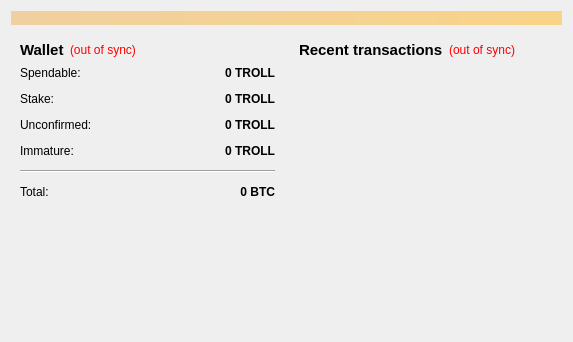
<?xml version="1.0" encoding="UTF-8"?>
<ui version="4.0">
 <class>OverviewPage</class>
 <widget class="QWidget" name="OverviewPage">
  <property name="geometry">
   <rect>
    <x>0</x>
    <y>0</y>
    <width>573</width>
    <height>342</height>
   </rect>
  </property>
  <property name="windowTitle">
   <string>Form</string>
  </property>
  <layout class="QVBoxLayout" name="topLayout">
   <item>
    <widget class="QLabel" name="labelAlerts">
     <property name="visible">
      <bool>false</bool>
     </property>
     <property name="styleSheet">
      <string notr="true">background-color: qlineargradient(x1: 0, y1: 0, x2: 1, y2: 0, stop:0 #F0D0A0, stop:1 #F8D488);  color:#000000
</string>
     </property>
     <property name="wordWrap">
      <bool>true</bool>
     </property>
     <property name="margin">
      <number>3</number>
     </property>
    </widget>
   </item>
   <item>
    <layout class="QHBoxLayout" name="horizontalLayout" stretch="1,1">
     <item>
      <layout class="QVBoxLayout" name="verticalLayout_2">
       <item>
        <widget class="QWidget" name="widget" native="true">
         <layout class="QVBoxLayout" name="verticalLayout_4">
          <item>
           <layout class="QHBoxLayout" name="horizontalLayout_4">
            <item>
             <widget class="QLabel" name="label_5">
              <property name="font">
               <font>
                <pointsize>11</pointsize>
                <weight>75</weight>
                <bold>true</bold>
               </font>
              </property>
              <property name="text">
               <string>Wallet</string>
              </property>
             </widget>
            </item>
            <item>
             <widget class="QLabel" name="labelWalletStatus">
              <property name="toolTip">
               <string>The displayed information may be out of date. Your wallet automatically synchronizes with the TrollCoin network after a connection is established, but this process has not completed yet.</string>
              </property>
              <property name="styleSheet">
               <string notr="true">QLabel { color: red; }</string>
              </property>
              <property name="text">
               <string notr="true">(out of sync)</string>
              </property>
              <property name="alignment">
               <set>Qt::AlignLeading|Qt::AlignLeft|Qt::AlignVCenter</set>
              </property>
             </widget>
            </item>
            <item>
             <spacer name="horizontalSpacer_2">
              <property name="orientation">
               <enum>Qt::Horizontal</enum>
              </property>
              <property name="sizeHint" stdset="0">
               <size>
                <width>40</width>
                <height>20</height>
               </size>
              </property>
             </spacer>
            </item>
           </layout>
          </item>
          <item>
           <layout class="QFormLayout" name="formLayout_2">
            <property name="fieldGrowthPolicy">
             <enum>QFormLayout::AllNonFixedFieldsGrow</enum>
            </property>
            <property name="horizontalSpacing">
             <number>12</number>
            </property>
            <property name="verticalSpacing">
             <number>12</number>
            </property>
            <item row="0" column="0">
             <widget class="QLabel" name="label">
              <property name="text">
               <string>Spendable:</string>
              </property>
             </widget>
            </item>
            <item row="0" column="1">
             <widget class="QLabel" name="labelBalance">
              <property name="font">
               <font>
                <weight>75</weight>
                <bold>true</bold>
               </font>
              </property>
              <property name="cursor">
               <cursorShape>IBeamCursor</cursorShape>
              </property>
              <property name="toolTip">
               <string>Your current spendable balance</string>
              </property>
              <property name="text">
               <string notr="true">0 TROLL</string>
              </property>
              <property name="alignment">
               <set>Qt::AlignRight|Qt::AlignTrailing|Qt::AlignVCenter</set>
              </property>
              <property name="textInteractionFlags">
               <set>Qt::LinksAccessibleByMouse|Qt::TextSelectableByKeyboard|Qt::TextSelectableByMouse</set>
              </property>
             </widget>
            </item>
            <item row="1" column="0">
             <widget class="QLabel" name="label_6">
              <property name="text">
               <string>Stake:</string>
              </property>
             </widget>
            </item>
            <item row="1" column="1">
             <widget class="QLabel" name="labelStake">
              <property name="font">
               <font>
                <weight>75</weight>
                <bold>true</bold>
               </font>
              </property>
              <property name="cursor">
               <cursorShape>IBeamCursor</cursorShape>
              </property>
              <property name="toolTip">
               <string>Total of coins that was staked, and do not yet count toward the current balance</string>
              </property>
              <property name="text">
               <string notr="true">0 TROLL</string>
              </property>
              <property name="alignment">
               <set>Qt::AlignRight|Qt::AlignTrailing|Qt::AlignVCenter</set>
              </property>
              <property name="textInteractionFlags">
               <set>Qt::LinksAccessibleByMouse|Qt::TextSelectableByKeyboard|Qt::TextSelectableByMouse</set>
              </property>
             </widget>
            </item>
            <item row="2" column="0">
             <widget class="QLabel" name="label_3">
              <property name="text">
               <string>Unconfirmed:</string>
              </property>
             </widget>
            </item>
            <item row="2" column="1">
             <widget class="QLabel" name="labelUnconfirmed">
              <property name="font">
               <font>
                <weight>75</weight>
                <bold>true</bold>
               </font>
              </property>
              <property name="cursor">
               <cursorShape>IBeamCursor</cursorShape>
              </property>
              <property name="toolTip">
               <string>Total of transactions that have yet to be confirmed, and do not yet count toward the current balance</string>
              </property>
              <property name="text">
               <string notr="true">0 TROLL</string>
              </property>
              <property name="alignment">
               <set>Qt::AlignRight|Qt::AlignTrailing|Qt::AlignVCenter</set>
              </property>
              <property name="textInteractionFlags">
               <set>Qt::LinksAccessibleByMouse|Qt::TextSelectableByKeyboard|Qt::TextSelectableByMouse</set>
              </property>
             </widget>
            </item>
            <item row="3" column="0">
             <widget class="QLabel" name="labelImmatureText">
              <property name="text">
               <string>Immature:</string>
              </property>
             </widget>
            </item>
            <item row="3" column="1">
             <widget class="QLabel" name="labelImmature">
              <property name="font">
               <font>
                <weight>75</weight>
                <bold>true</bold>
               </font>
              </property>
              <property name="toolTip">
               <string>Mined balance that has not yet matured</string>
              </property>
              <property name="text">
               <string notr="true">0 TROLL</string>
              </property>
              <property name="alignment">
               <set>Qt::AlignRight|Qt::AlignTrailing|Qt::AlignVCenter</set>
              </property>
              <property name="textInteractionFlags">
               <set>Qt::LinksAccessibleByMouse|Qt::TextSelectableByKeyboard|Qt::TextSelectableByMouse</set>
              </property>
             </widget>
            </item>
            <item row="4" column="0" colspan="2">
             <widget class="Line" name="line">
              <property name="orientation">
               <enum>Qt::Horizontal</enum>
              </property>
             </widget>
            </item>
            <item row="5" column="0">
             <widget class="QLabel" name="labelTotalText">
              <property name="text">
               <string>Total:</string>
              </property>
             </widget>
            </item>
            <item row="5" column="1">
             <widget class="QLabel" name="labelTotal">
              <property name="font">
               <font>
                <weight>75</weight>
                <bold>true</bold>
               </font>
              </property>
              <property name="cursor">
               <cursorShape>IBeamCursor</cursorShape>
              </property>
              <property name="toolTip">
               <string>Your current total balance</string>
              </property>
              <property name="text">
               <string notr="true">0 BTC</string>
              </property>
              <property name="alignment">
               <set>Qt::AlignRight|Qt::AlignTrailing|Qt::AlignVCenter</set>
              </property>
              <property name="textInteractionFlags">
               <set>Qt::LinksAccessibleByMouse|Qt::TextSelectableByKeyboard|Qt::TextSelectableByMouse</set>
              </property>
             </widget>
            </item>
           </layout>
          </item>
         </layout>
        </widget>
       </item>
       <item>
        <spacer name="verticalSpacer">
         <property name="orientation">
          <enum>Qt::Vertical</enum>
         </property>
         <property name="sizeHint" stdset="0">
          <size>
           <width>20</width>
           <height>40</height>
          </size>
         </property>
        </spacer>
       </item>
      </layout>
     </item>
     <item>
      <layout class="QVBoxLayout" name="verticalLayout_3">
       <item>
        <widget class="QWidget" name="widget_2" native="true">
         <layout class="QVBoxLayout" name="verticalLayout">
          <item>
           <layout class="QHBoxLayout" name="horizontalLayout_2">
            <item>
             <widget class="QLabel" name="label_4">
              <property name="font">
               <font>
                <pointsize>11</pointsize>
                <weight>75</weight>
                <bold>true</bold>
               </font>
              </property>
              <property name="text">
               <string>&lt;b&gt;Recent transactions&lt;/b&gt;</string>
              </property>
             </widget>
            </item>
            <item>
             <widget class="QLabel" name="labelTransactionsStatus">
              <property name="toolTip">
               <string>The displayed information may be out of date. Your wallet automatically synchronizes with the TrollCoin network after a connection is established, but this process has not completed yet.</string>
              </property>
              <property name="styleSheet">
               <string notr="true">QLabel { color: red; }</string>
              </property>
              <property name="text">
               <string notr="true">(out of sync)</string>
              </property>
              <property name="alignment">
               <set>Qt::AlignRight|Qt::AlignTrailing|Qt::AlignVCenter</set>
              </property>
             </widget>
            </item>
            <item>
             <spacer name="horizontalSpacer">
              <property name="orientation">
               <enum>Qt::Horizontal</enum>
              </property>
              <property name="sizeHint" stdset="0">
               <size>
                <width>40</width>
                <height>20</height>
               </size>
              </property>
             </spacer>
            </item>
           </layout>
          </item>
          <item>
           <widget class="QListView" name="listTransactions">
            <property name="styleSheet">
             <string notr="true">QListView { background: transparent; }</string>
            </property>
            <property name="frameShape">
             <enum>QFrame::NoFrame</enum>
            </property>
            <property name="verticalScrollBarPolicy">
             <enum>Qt::ScrollBarAlwaysOff</enum>
            </property>
            <property name="horizontalScrollBarPolicy">
             <enum>Qt::ScrollBarAlwaysOff</enum>
            </property>
            <property name="selectionMode">
             <enum>QAbstractItemView::NoSelection</enum>
            </property>
           </widget>
          </item>
         </layout>
        </widget>
       </item>
      </layout>
     </item>
    </layout>
   </item>
  </layout>
 </widget>
 <resources/>
 <connections/>
</ui>
